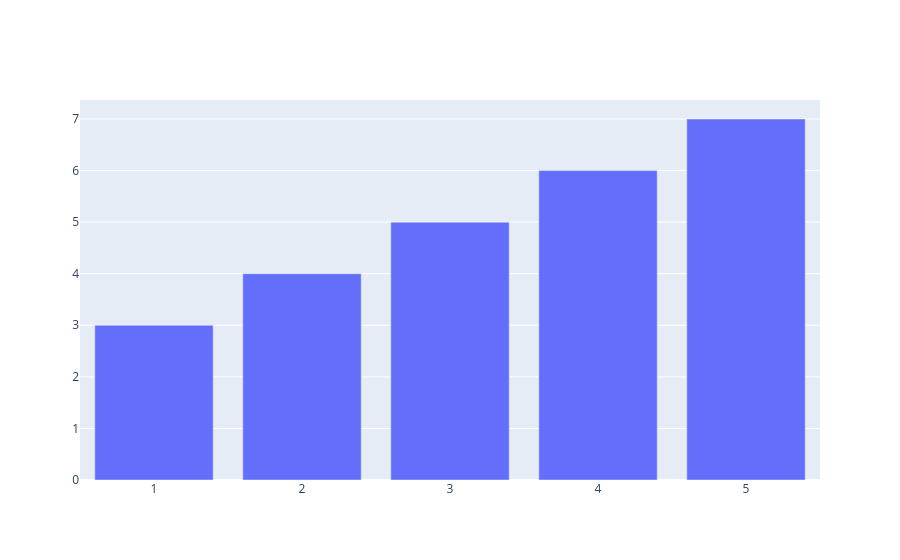

The notebook cell saved with this chart:
### Code cell
import plotly.graph_objects as go
fig = go.Figure()
fig.add_trace(go.Bar(x=[1,2,3,4,5] , y=[3,4,5,6,7]  ))
fig.show()

### Figure 1 — Plotly figure (JSON) as saved in the notebook; plotly's stock layout.template omitted (floating-point values rounded to 4 significant figures)
{"data": [{"type": "bar", "x": [1, 2, 3, 4, 5], "y": [3, 4, 5, 6, 7]}], "layout": {}}
